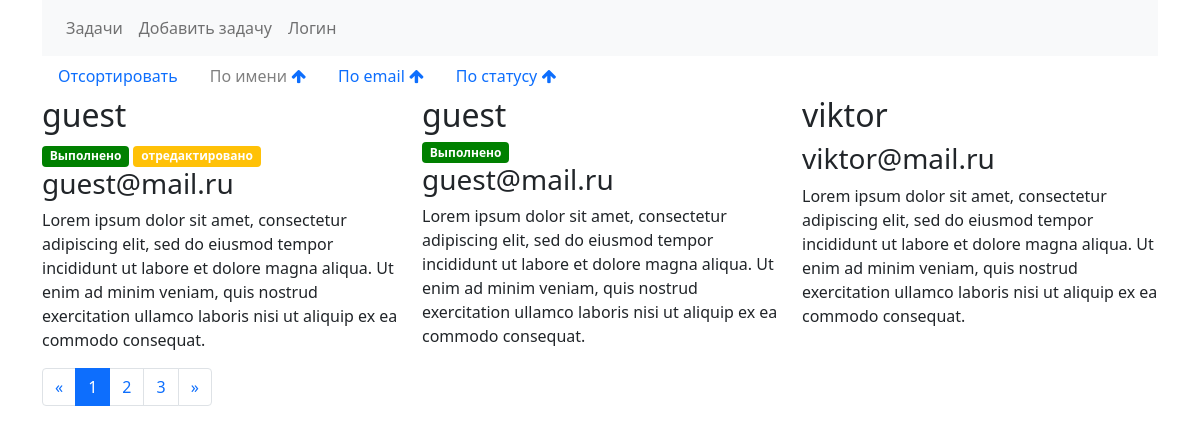
The page / on the database its author committed.
### tables this page shows
CREATE TABLE `tasks` (
  `id` int(10) UNSIGNED NOT NULL,
  `user_name` varchar(100) NOT NULL,
  `email` varchar(100) NOT NULL,
  `text` text NOT NULL,
  `status` tinyint(1) NOT NULL DEFAULT 0,
  `edited` tinyint(1) NOT NULL DEFAULT 0
);

### views/TasksView.php (called while the page is built, shortened)
<?php
class TasksView
{
    function render($template_view, $data = null)
    {
        include  $_SERVER['DOCUMENT_ROOT'] . '/templates/' . $template_view . '.php';
    }
}

### controllers/TaskController.php (called while the page is built, shortened)
<?php
class TaskController{
  public function index(){
      $page = (isset($_GET['page'])) ? $_GET['page'] : 1;
      $sort = (isset($_GET['sort']) && in_array($_GET['sort'],['user_name','email','status'])) ? $_GET['sort'] : '';
      $order = (isset($_GET['order']) && $_GET['order'] == 'desc') ? $_GET['order'] : '';
      $view = new TasksView();
      $task = new Task();
      $sort_name_link = (($sort != 'user_name' && $order =='') || ($sort == 'user_name' && $order == 'desc')) ? $task->getSortLink($page, 'user_name', 'asc') : $task->getSortLink($page, 'user_name', 'desc');
      $sort_email_link = (($sort != 'email' && $order =='') || ($sort == 'email' && $order == 'desc')) ? $task->getSortLink($page, 'email', 'asc') : $task->getSortLink($page, 'email', 'desc');
      $sort_status_link = (($sort != 'status' && $order =='') || ($sort == 'status' && $order == 'desc')) ? $task->getSortLink($page, 'status', 'asc') : $task->getSortLink($page, 'status', 'desc');
      $data = array(
          'tasks' => $task->getAll($page,$sort,$order),
          'pages' => $task->pagesCount(),
          'current_page' => $page,
          'pagination' => $task->getPagination($page, $sort, $order),
          'sort' => $sort,
          'order' => $order,
          'sort_name_link' => $sort_name_link,
          'sort_email_link' => $sort_email_link,
          'sort_status_link' => $sort_status_link,
      );
      $view->render('tasks_template', $data);
  }
}

### models/Task.php (called while the page is built, shortened)
<?php
class Task
{
    public function __construct()
    {
        $this->db = DataBase::connect();
    }
    public function getSortLink($page = 1, $sort = '', $ask = ''){
        $p = '';
        $srt = '';
        $order =  ($ask != '' && $sort != '') ? '&order=' . $ask : '';
        if ($sort != ''){
            $srt = ($p == '') ? '?sort=' . $sort : '&sort=' . $sort;
        }
        $link = './' . $p . $srt . $order;
        return $link;
    }
    public function getAll($page = 1, $sort = 'user_name', $ask = 'ASC'){
        $size_page = self::SIZE_PAGE;
        $offset = ($page-1) * $size_page;
        $order = ($sort == '') ? '' : ' ORDER BY ' . $sort . ' ' . $ask;
        $query = "
            SELECT id, user_name, email, text, status, edited
            FROM `tasks`
            ".$order."
            LIMIT {$offset},{$size_page}";
        $sth = $this->db->prepare($query);
        $sth->execute();
        $tasks = $sth->fetchAll(PDO::FETCH_ASSOC);
        return $tasks;
    }
}

### system/DataBase.php (called while the page is built, shortened)
<?php
class DataBase
{
    public static function connect(){
        $dbhost = self::DBHOST;
        $db = self::DB;
        $dbuser = self::DBUSER;
        $dbpass = self::DBPASSWORD;
        try{
            $dsn = "mysql:host=$dbhost; dbname=$db";
            $dbh = new PDO($dsn, $dbuser, $dbpass);
            return $dbh;
        }
        catch (PDOException $e) {
            echo $e->getMessage();
        }
    }
}

### templates/tasks_template.php (the view, shortened to what this page needs)
<!doctype html>
<html lang="en">
<head>
</head>
<body>
<div class="container">
    <nav class="navbar navbar-expand-lg navbar-light bg-light">
        <div class="collapse navbar-collapse" id="navbarNav">
            <ul class="navbar-nav">
                <li class="nav-item active">
                    <a class="nav-link" href="/">Задачи <span class="sr-only"></span></a>
                </li>
                <li class="nav-item">
                    <a class="nav-link" href="/task/add">Добавить задачу</a>
                </li>
                <?php if(isset($_SESSION['admin'])): ?>
                    <li class="nav-item">
                        <a class="nav-link" href="/login/logout">Выход</a>
                    </li>
                <?php else: ?>
                    <li class="nav-item">
                        <a class="nav-link" href="/login">Логин</a>
                    </li>
                <?php endif; ?>
            </ul>
        </div>
    </nav>
    <div class="nav-scroller bg-white box-shadow">
        <nav class="nav nav-underline">
            <a class="nav-link active" href="javascript:void(0)">Отсортировать</a>
            <a class="nav-link" href="<?=$data['sort_name_link']?>">
                <span class="<?php if($data['sort'] == 'user_name' || ($data['sort'] == '')): ?> color-grey <?php endif; ?>">По имени</span>
                <?php if ($data['sort'] != 'user_name' || $data['sort'] == 'user_name' && $data['order'] == 'desc'): ?>
                    <i class="fa fa-arrow-up" aria-hidden="true"></i>
                <?php else: ?>
                    <i class="fa fa-arrow-down" aria-hidden="true"></i>
                <?php endif; ?>
            </a>
            <a class="nav-link" href="<?=$data['sort_email_link']?>">
                <span class="<?php if($data['sort'] == 'email'): ?> color-grey <?php endif; ?>">По email</span>
                <?php if ($data['sort'] != 'email' || $data['sort'] == 'email' && $data['order'] == 'desc'): ?>
                    <i class="fa fa-arrow-up" aria-hidden="true"></i>
                <?php else: ?>
                    <i class="fa fa-arrow-down" aria-hidden="true"></i>
                <?php endif; ?>
            </a>
            <a class="nav-link" href="<?=$data['sort_status_link']?>">
                <span class="<?php if($data['sort'] == 'status'): ?> color-grey <?php endif; ?>">По статусу</span>
                <?php if ($data['sort'] != 'status' || $data['sort'] == 'status' && $data['order'] == 'desc'): ?>
                    <i class="fa fa-arrow-up" aria-hidden="true"></i>
                <?php else: ?>
                    <i class="fa fa-arrow-down" aria-hidden="true"></i>
                <?php endif; ?>
            </a>
        </nav>
    </div>
    <div class="row">
        <?php foreach ($data['tasks'] as $item): ?>
            <div class="col-md-4">
                <h2>
                    <?=$item['user_name']?>
                </h2>
                <?php if ($item['status'] == 1):?>
                    <span class="badge badge-pill badge-success">Выполнено</span>
                <?php endif;?>
                <?php if ($item['edited'] == 1):?>
                    <span class="badge badge-pill badge-warning">отредактировано</span>
                <?php endif;?>
                <h3><?=$item['email']?></h3>
                <p>
                    <?=$item['text']?>
                </p>
            </div>
        <?php endforeach; ?>
    </div>
    <nav aria-label="Page navigation example">
        <ul class="pagination">
            <li class="page-item">
                <a class="page-link" href="<?=$data['pagination']['prev_link']?>" aria-label="Previous">
                    <span aria-hidden="true">&laquo;</span>
                </a>
            </li>
            <?php foreach ($data['pagination']['links'] as $link): ?>
                <li class="page-item <?=$link['active']?>">
                    <a class="page-link" href="<?=$link['link']?>">
                        <?=$link['page']?>
                    </a>
                </li>
            <?php endforeach;?>
            <li class="page-item">
                <a class="page-link" href="<?=$data['pagination']['next_link']?>" aria-label="Next">
                    <span aria-hidden="true">&raquo;</span>
                </a>
            </li>
        </ul>
    </nav>
</div>
</body>
</html>

### index.php (shortened to what this page needs)
<link href="https://cdn.jsdelivr.net/npm/bootstrap@5.0.0-beta1/dist/css/bootstrap.min.css" rel="stylesheet">
<?php
echo '<link rel="stylesheet" href="./assets/css/font-awesome.css">';
echo '<link rel="stylesheet" href="./assets/css/style.css">';
new Bootstrap();

### system/Bootstrap.php (shortened to what this page needs)
<?php
class Bootstrap
{
  public function __construct()
  {
    if (isset($_GET['path'])){
      $tokens = explode('/', rtrim($_GET['path'], '/'));
      $controllerName = ucfirst(array_shift($tokens)) . 'Controller';
      if (file_exists('controllers/'.$controllerName.'.php')) {
        $controller = new $controllerName();
        if (!empty($tokens)) {
					$actionName = array_shift($tokens);
					if (method_exists ( $controller , $actionName )) {
						$controller->{$actionName}(@$tokens);
					}
					else {
						$error = TRUE;
					}
				} else {
					$controller->index();
                }
      } else {
        $error = TRUE;
      }
    } else {
      $controller = new $controllerName();
      $controller->index();
    }
  }
}

### assets/css/style.css (style rules this page uses)
.badge-success { background-color: green; }
.badge-warning { background-color: #ffc107; }
.color-grey { color: grey; }

### rows shown on the page
tasks: user_name "guest", status "Выполнено", edited "отредактировано", email "guest@mail.ru", text "Lorem ipsum dolor sit amet, consectetur adipiscing elit, sed do eiusmod tempor incididunt ut labore et dolore magna aliqua. Ut enim ad minim veniam, quis nostrud exercitation ullamco laboris nisi ut aliquip ex ea commodo consequat."
tasks: user_name "guest", status "Выполнено", email "guest@mail.ru", text "Lorem ipsum dolor sit amet, consectetur adipiscing elit, sed do eiusmod tempor incididunt ut labore et dolore magna aliqua. Ut enim ad minim veniam, quis nostrud exercitation ullamco laboris nisi ut aliquip ex ea commodo consequat."
tasks: user_name "viktor", email "viktor@mail.ru", text "Lorem ipsum dolor sit amet, consectetur adipiscing elit, sed do eiusmod tempor incididunt ut labore et dolore magna aliqua. Ut enim ad minim veniam, quis nostrud exercitation ullamco laboris nisi ut aliquip ex ea commodo consequat."

### other values the page prints
$link['page'] "1"
$link['page'] "2"
$link['page'] "3"
